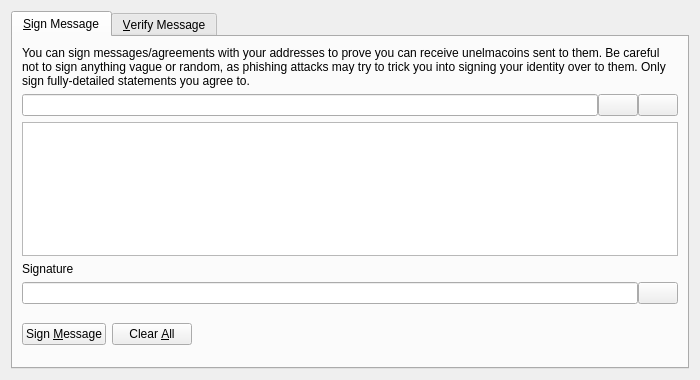
<?xml version="1.0" encoding="UTF-8"?>
<ui version="4.0">
 <class>SignVerifyMessageDialog</class>
 <widget class="QDialog" name="SignVerifyMessageDialog">
  <property name="geometry">
   <rect>
    <x>0</x>
    <y>0</y>
    <width>700</width>
    <height>380</height>
   </rect>
  </property>
  <property name="windowTitle">
   <string>Signatures - Sign / Verify a Message</string>
  </property>
  <property name="modal">
   <bool>true</bool>
  </property>
  <layout class="QVBoxLayout" name="verticalLayout">
   <item>
    <widget class="QTabWidget" name="tabWidget">
     <property name="currentIndex">
      <number>0</number>
     </property>
     <widget class="QWidget" name="tabSignMessage">
      <attribute name="title">
       <string>&amp;Sign Message</string>
      </attribute>
      <layout class="QVBoxLayout" name="verticalLayout_SM">
       <item>
        <widget class="QLabel" name="infoLabel_SM">
         <property name="text">
          <string>You can sign messages/agreements with your addresses to prove you can receive unelmacoins sent to them. Be careful not to sign anything vague or random, as phishing attacks may try to trick you into signing your identity over to them. Only sign fully-detailed statements you agree to.</string>
         </property>
         <property name="textFormat">
          <enum>Qt::PlainText</enum>
         </property>
         <property name="wordWrap">
          <bool>true</bool>
         </property>
        </widget>
       </item>
       <item>
        <layout class="QHBoxLayout" name="horizontalLayout_1_SM">
         <property name="spacing">
          <number>0</number>
         </property>
         <item>
          <widget class="QValidatedLineEdit" name="addressIn_SM">
           <property name="toolTip">
            <string>The UnelmaCoin address to sign the message with</string>
           </property>
          </widget>
         </item>
         <item>
          <widget class="QPushButton" name="addressBookButton_SM">
           <property name="toolTip">
            <string>Choose previously used address</string>
           </property>
           <property name="text">
            <string/>
           </property>
           <property name="icon">
            <iconset resource="../bitcoin.qrc">
             <normaloff>:/icons/address-book</normaloff>:/icons/address-book</iconset>
           </property>
           <property name="shortcut">
            <string>Alt+A</string>
           </property>
           <property name="autoDefault">
            <bool>false</bool>
           </property>
          </widget>
         </item>
         <item>
          <widget class="QPushButton" name="pasteButton_SM">
           <property name="toolTip">
            <string>Paste address from clipboard</string>
           </property>
           <property name="text">
            <string/>
           </property>
           <property name="icon">
            <iconset resource="../bitcoin.qrc">
             <normaloff>:/icons/editpaste</normaloff>:/icons/editpaste</iconset>
           </property>
           <property name="shortcut">
            <string>Alt+P</string>
           </property>
           <property name="autoDefault">
            <bool>false</bool>
           </property>
          </widget>
         </item>
        </layout>
       </item>
       <item>
        <widget class="QPlainTextEdit" name="messageIn_SM">
         <property name="toolTip">
          <string>Enter the message you want to sign here</string>
         </property>
        </widget>
       </item>
       <item>
        <widget class="QLabel" name="signatureLabel_SM">
         <property name="text">
          <string>Signature</string>
         </property>
         <property name="textFormat">
          <enum>Qt::PlainText</enum>
         </property>
        </widget>
       </item>
       <item>
        <layout class="QHBoxLayout" name="horizontalLayout_2_SM">
         <property name="spacing">
          <number>0</number>
         </property>
         <item>
          <widget class="QLineEdit" name="signatureOut_SM">
           <property name="font">
            <font>
             <italic>true</italic>
            </font>
           </property>
           <property name="readOnly">
            <bool>true</bool>
           </property>
          </widget>
         </item>
         <item>
          <widget class="QPushButton" name="copySignatureButton_SM">
           <property name="toolTip">
            <string>Copy the current signature to the system clipboard</string>
           </property>
           <property name="text">
            <string/>
           </property>
           <property name="icon">
            <iconset resource="../bitcoin.qrc">
             <normaloff>:/icons/editcopy</normaloff>:/icons/editcopy</iconset>
           </property>
           <property name="autoDefault">
            <bool>false</bool>
           </property>
          </widget>
         </item>
        </layout>
       </item>
       <item>
        <layout class="QHBoxLayout" name="horizontalLayout_3_SM">
         <item>
          <widget class="QPushButton" name="signMessageButton_SM">
           <property name="toolTip">
            <string>Sign the message to prove you own this UnelmaCoin address</string>
           </property>
           <property name="text">
            <string>Sign &amp;Message</string>
           </property>
           <property name="icon">
            <iconset resource="../bitcoin.qrc">
             <normaloff>:/icons/edit</normaloff>:/icons/edit</iconset>
           </property>
           <property name="autoDefault">
            <bool>false</bool>
           </property>
          </widget>
         </item>
         <item>
          <widget class="QPushButton" name="clearButton_SM">
           <property name="toolTip">
            <string>Reset all sign message fields</string>
           </property>
           <property name="text">
            <string>Clear &amp;All</string>
           </property>
           <property name="icon">
            <iconset resource="../bitcoin.qrc">
             <normaloff>:/icons/remove</normaloff>:/icons/remove</iconset>
           </property>
           <property name="autoDefault">
            <bool>false</bool>
           </property>
          </widget>
         </item>
         <item>
          <spacer name="horizontalSpacer_1_SM">
           <property name="orientation">
            <enum>Qt::Horizontal</enum>
           </property>
           <property name="sizeHint" stdset="0">
            <size>
             <width>40</width>
             <height>48</height>
            </size>
           </property>
          </spacer>
         </item>
         <item>
          <widget class="QLabel" name="statusLabel_SM">
           <property name="font">
            <font>
             <weight>75</weight>
             <bold>true</bold>
            </font>
           </property>
           <property name="text">
            <string/>
           </property>
           <property name="wordWrap">
            <bool>true</bool>
           </property>
          </widget>
         </item>
         <item>
          <spacer name="horizontalSpacer_2_SM">
           <property name="orientation">
            <enum>Qt::Horizontal</enum>
           </property>
           <property name="sizeHint" stdset="0">
            <size>
             <width>40</width>
             <height>48</height>
            </size>
           </property>
          </spacer>
         </item>
        </layout>
       </item>
      </layout>
     </widget>
     <widget class="QWidget" name="tabVerifyMessage">
      <attribute name="title">
       <string>&amp;Verify Message</string>
      </attribute>
      <layout class="QVBoxLayout" name="verticalLayout_VM">
       <item>
        <widget class="QLabel" name="infoLabel_VM">
         <property name="text">
          <string>Enter the receiver's address, message (ensure you copy line breaks, spaces, tabs, etc. exactly) and signature below to verify the message. Be careful not to read more into the signature than what is in the signed message itself, to avoid being tricked by a man-in-the-middle attack. Note that this only proves the signing party receives with the address, it cannot prove sendership of any transaction!</string>
         </property>
         <property name="textFormat">
          <enum>Qt::PlainText</enum>
         </property>
         <property name="alignment">
          <set>Qt::AlignLeading|Qt::AlignLeft|Qt::AlignTop</set>
         </property>
         <property name="wordWrap">
          <bool>true</bool>
         </property>
        </widget>
       </item>
       <item>
        <layout class="QHBoxLayout" name="horizontalLayout_1_VM">
         <property name="spacing">
          <number>0</number>
         </property>
         <item>
          <widget class="QValidatedLineEdit" name="addressIn_VM">
           <property name="toolTip">
            <string>The UnelmaCoin address the message was signed with</string>
           </property>
          </widget>
         </item>
         <item>
          <widget class="QPushButton" name="addressBookButton_VM">
           <property name="toolTip">
            <string>Choose previously used address</string>
           </property>
           <property name="text">
            <string/>
           </property>
           <property name="icon">
            <iconset resource="../bitcoin.qrc">
             <normaloff>:/icons/address-book</normaloff>:/icons/address-book</iconset>
           </property>
           <property name="shortcut">
            <string>Alt+A</string>
           </property>
           <property name="autoDefault">
            <bool>false</bool>
           </property>
          </widget>
         </item>
        </layout>
       </item>
       <item>
        <widget class="QPlainTextEdit" name="messageIn_VM"/>
       </item>
       <item>
        <widget class="QValidatedLineEdit" name="signatureIn_VM"/>
       </item>
       <item>
        <layout class="QHBoxLayout" name="horizontalLayout_2_VM">
         <item>
          <widget class="QPushButton" name="verifyMessageButton_VM">
           <property name="toolTip">
            <string>Verify the message to ensure it was signed with the specified UnelmaCoin address</string>
           </property>
           <property name="text">
            <string>Verify &amp;Message</string>
           </property>
           <property name="icon">
            <iconset resource="../bitcoin.qrc">
             <normaloff>:/icons/transaction_0</normaloff>:/icons/transaction_0</iconset>
           </property>
           <property name="autoDefault">
            <bool>false</bool>
           </property>
          </widget>
         </item>
         <item>
          <widget class="QPushButton" name="clearButton_VM">
           <property name="toolTip">
            <string>Reset all verify message fields</string>
           </property>
           <property name="text">
            <string>Clear &amp;All</string>
           </property>
           <property name="icon">
            <iconset resource="../bitcoin.qrc">
             <normaloff>:/icons/remove</normaloff>:/icons/remove</iconset>
           </property>
           <property name="autoDefault">
            <bool>false</bool>
           </property>
          </widget>
         </item>
         <item>
          <spacer name="horizontalSpacer_1_VM">
           <property name="orientation">
            <enum>Qt::Horizontal</enum>
           </property>
           <property name="sizeHint" stdset="0">
            <size>
             <width>40</width>
             <height>48</height>
            </size>
           </property>
          </spacer>
         </item>
         <item>
          <widget class="QLabel" name="statusLabel_VM">
           <property name="font">
            <font>
             <weight>75</weight>
             <bold>true</bold>
            </font>
           </property>
           <property name="text">
            <string/>
           </property>
           <property name="wordWrap">
            <bool>true</bool>
           </property>
          </widget>
         </item>
         <item>
          <spacer name="horizontalSpacer_2_VM">
           <property name="orientation">
            <enum>Qt::Horizontal</enum>
           </property>
           <property name="sizeHint" stdset="0">
            <size>
             <width>40</width>
             <height>48</height>
            </size>
           </property>
          </spacer>
         </item>
        </layout>
       </item>
      </layout>
     </widget>
    </widget>
   </item>
  </layout>
 </widget>
 <customwidgets>
  <customwidget>
   <class>QValidatedLineEdit</class>
   <extends>QLineEdit</extends>
   <header>qt/qvalidatedlineedit.h</header>
  </customwidget>
 </customwidgets>
 <resources>
  <include location="../bitcoin.qrc"/>
 </resources>
 <connections/>
</ui>
